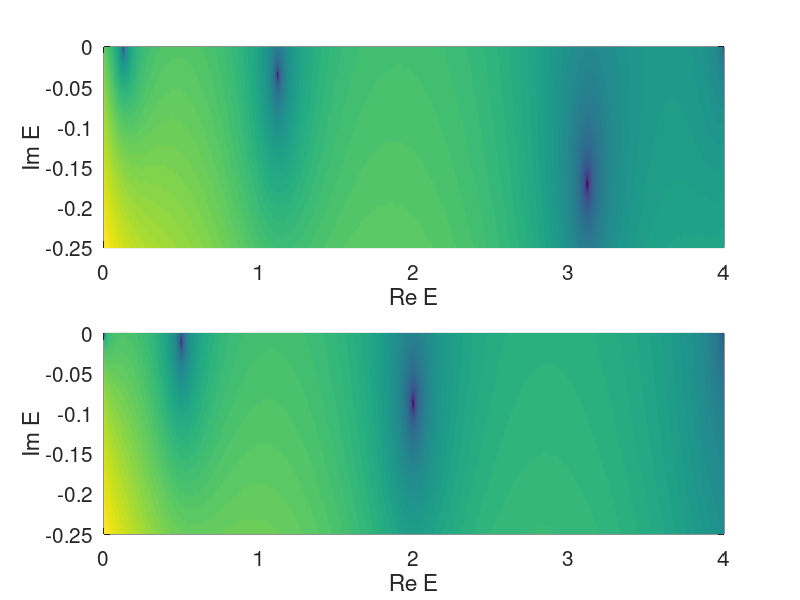

MATLAB code for this plot:
% This script plots the determinant of a coefficient matrix of a set 
% of equations which determines the resonance energies for a potential 
% consisting of two rectangular barriers. 
%
% Inputs are
% For the barriers:
% V0 - The height of each barier (it is the same for both)
% d - half the distance between the barriers
% w - the width of each barrier.
%
% For the energy ranges:
% ImEMax - the maximal absolute value of the negative imaginary energy
% dE - resolution in the enegy grid; it is same for the real and the 
% imaginary part.

% Physical input parameters
V0 = 4;     
d = 3;     
w = .5;     

% Energy grid
ReEMax = V0;
ImEMax = 0.25;          % Maximal value of negative imaginary energy
dE = .005;

% Vectors of real and imaginary energy
ReEvector = 0:dE:ReEMax;
ImEvector = -ImEMax:dE:0;

% Allocate
DetMatSymm = zeros(length(ReEvector), length(ImEvector));
DetMatAntiSymm = zeros(length(ReEvector), length(ImEvector));

% Define parmeters, onset and offset of the barriers
dPlus = d + w/2;
dMinus = d - w/2;


% Construct matrices with values of determinants
% Symmetric case
ReInd = 1;
for realE=ReEvector
  ImInd = 1;
  for imagE = ImEvector  
    % Energy-dependent parameters
    E = realE+i*imagE;            % Complex energy
    kappa = sqrt(2*(V0-E));       
    k = sqrt(2*E);
    
    % Coefficient matrix
    Mat = [cos(k*dMinus) -exp(-kappa*dMinus) -exp(kappa*dMinus) 0
    -k*sin(k*dMinus) kappa*exp(-kappa*dMinus) -kappa*exp(kappa*dMinus) 0
    0 exp(-kappa*dPlus) exp(kappa*dPlus) -exp(i*k*dPlus)
    0 -kappa*exp(-kappa*dPlus) kappa*exp(kappa*dPlus) -i*k*exp(i*k*dPlus)];
    
    % Calculate and assign determinant (in absolute value)
    DetMatSymm(ReInd,ImInd) = abs(det(Mat));
    ImInd = ImInd + 1;              % Update index
  end
  ReInd = ReInd + 1;                % Update index
end

% Plot logarithm of |det(A)| for the symmetric case
figure(1)
subplot(2, 1, 1)
% Plot the logarithm - to highlight the minima
pcolor(ReEvector, ImEvector, log(DetMatSymm).')
shading interp
set(gca,'fontsize',15)
xlabel('Re E')
ylabel('Im E')

% Anti-symmetric case - identical except for element 1,1 and 2,1 in the 
% coefficient matrix
ReInd = 1;
for realE = ReEvector
  ImInd = 1;
  for imagE = ImEvector  
    % Energy-dependent parameters
    E = realE+i*imagE;            % Complex energy
    kappa = sqrt(2*(V0-E));       
    k = sqrt(2*E);
    
    % Coefficient matrix
    Mat = [sin(k*dMinus) -exp(-kappa*dMinus) -exp(kappa*dMinus) 0
    k*cos(k*dMinus) kappa*exp(-kappa*dMinus) -kappa*exp(kappa*dMinus) 0
    0 exp(-kappa*dPlus) exp(kappa*dPlus) -exp(i*k*dPlus)
    0 -kappa*exp(-kappa*dPlus) kappa*exp(kappa*dPlus) -i*k*exp(i*k*dPlus)];
    
    % Calculate and assign determinant (in absolute value)
    DetMatAntiSymm(ReInd,ImInd) = abs(det(Mat));
    ImInd = ImInd + 1;              % Update index
  end
  ReInd = ReInd + 1;                % Update index
end

% Plot |det(A)| for the antisymmetric/odd case
subplot(2, 1, 2)
% Plot the logarithm - to highlight the minima
pcolor(ReEvector, ImEvector, log(DetMatAntiSymm).')
shading interp
set(gca,'fontsize',15)
xlabel('Re E')
ylabel('Im E')